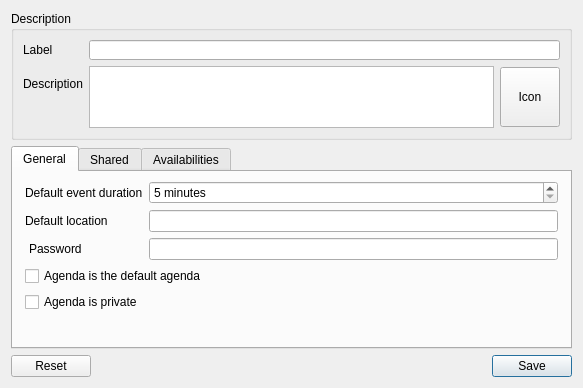
<?xml version="1.0" encoding="UTF-8"?>
<ui version="4.0">
 <class>Agenda::UserCalendarEditorWidget</class>
 <widget class="QWidget" name="Agenda::UserCalendarEditorWidget">
  <property name="geometry">
   <rect>
    <x>0</x>
    <y>0</y>
    <width>583</width>
    <height>388</height>
   </rect>
  </property>
  <property name="windowTitle">
   <string>Form</string>
  </property>
  <layout class="QGridLayout" name="gridLayout_3">
   <item row="2" column="0">
    <widget class="QDialogButtonBox" name="buttonBox">
     <property name="standardButtons">
      <set>QDialogButtonBox::Reset|QDialogButtonBox::Save</set>
     </property>
    </widget>
   </item>
   <item row="1" column="0">
    <widget class="QTabWidget" name="tabWidget">
     <property name="currentIndex">
      <number>0</number>
     </property>
     <widget class="QWidget" name="tabGeneral">
      <attribute name="title">
       <string>General</string>
      </attribute>
      <layout class="QFormLayout" name="formLayout">
       <property name="leftMargin">
        <number>12</number>
       </property>
       <property name="rightMargin">
        <number>12</number>
       </property>
       <property name="bottomMargin">
        <number>12</number>
       </property>
       <item row="0" column="0">
        <widget class="QLabel" name="defaultDurationLabel">
         <property name="text">
          <string>Default event duration</string>
         </property>
        </widget>
       </item>
       <item row="0" column="1">
        <widget class="QSpinBox" name="defaultDuration">
         <property name="suffix">
          <string> minutes</string>
         </property>
         <property name="minimum">
          <number>5</number>
         </property>
         <property name="maximum">
          <number>2000</number>
         </property>
         <property name="singleStep">
          <number>5</number>
         </property>
        </widget>
       </item>
       <item row="2" column="0">
        <widget class="QLabel" name="defaultLocationLabel">
         <property name="text">
          <string>Default location</string>
         </property>
        </widget>
       </item>
       <item row="2" column="1">
        <widget class="QLineEdit" name="defaultLocationEdit"/>
       </item>
       <item row="4" column="0">
        <widget class="QLabel" name="passwordLabel">
         <property name="text">
          <string>Password</string>
         </property>
         <property name="indent">
          <number>4</number>
         </property>
        </widget>
       </item>
       <item row="4" column="1">
        <widget class="QLineEdit" name="passwordEdit"/>
       </item>
       <item row="6" column="0" colspan="2">
        <widget class="QCheckBox" name="isDefaultCheck">
         <property name="text">
          <string>Agenda is the default agenda</string>
         </property>
        </widget>
       </item>
       <item row="7" column="0" colspan="2">
        <widget class="QCheckBox" name="isPrivateCheck">
         <property name="text">
          <string>Agenda is private</string>
         </property>
        </widget>
       </item>
      </layout>
     </widget>
     <widget class="QWidget" name="tabDelegates">
      <attribute name="title">
       <string>Shared</string>
      </attribute>
      <layout class="QGridLayout" name="gridLayout_5">
       <property name="leftMargin">
        <number>12</number>
       </property>
       <property name="rightMargin">
        <number>12</number>
       </property>
       <property name="bottomMargin">
        <number>12</number>
       </property>
       <item row="0" column="0">
        <widget class="Agenda::Internal::UserCalendarDelegatesMapperWidget" name="userCalendarDelegatesWidget" native="true">
         <property name="sizePolicy">
          <sizepolicy hsizetype="Expanding" vsizetype="Expanding">
           <horstretch>0</horstretch>
           <verstretch>0</verstretch>
          </sizepolicy>
         </property>
        </widget>
       </item>
      </layout>
     </widget>
     <widget class="QWidget" name="tabAvailabilities">
      <attribute name="title">
       <string>Availabilities</string>
      </attribute>
      <layout class="QGridLayout" name="gridLayout_4">
       <property name="leftMargin">
        <number>12</number>
       </property>
       <property name="rightMargin">
        <number>12</number>
       </property>
       <property name="bottomMargin">
        <number>12</number>
       </property>
       <item row="0" column="0" rowspan="4">
        <widget class="QTreeView" name="availabilityView">
         <property name="editTriggers">
          <set>QAbstractItemView::NoEditTriggers</set>
         </property>
         <attribute name="headerVisible">
          <bool>false</bool>
         </attribute>
        </widget>
       </item>
       <item row="0" column="1">
        <widget class="QPushButton" name="addAvailability">
         <property name="text">
          <string>Add</string>
         </property>
        </widget>
       </item>
       <item row="2" column="1">
        <widget class="QPushButton" name="clearAvail">
         <property name="enabled">
          <bool>false</bool>
         </property>
         <property name="text">
          <string>Clear</string>
         </property>
        </widget>
       </item>
       <item row="1" column="1">
        <widget class="QPushButton" name="removeAvail">
         <property name="text">
          <string>Remove</string>
         </property>
        </widget>
       </item>
      </layout>
     </widget>
    </widget>
   </item>
   <item row="0" column="0">
    <widget class="QGroupBox" name="groupBox">
     <property name="title">
      <string>Description</string>
     </property>
     <layout class="QFormLayout" name="formLayout_2">
      <property name="fieldGrowthPolicy">
       <enum>QFormLayout::ExpandingFieldsGrow</enum>
      </property>
      <item row="0" column="0">
       <widget class="QLabel" name="label">
        <property name="minimumSize">
         <size>
          <width>0</width>
          <height>20</height>
         </size>
        </property>
        <property name="text">
         <string>Label</string>
        </property>
       </widget>
      </item>
      <item row="0" column="1">
       <widget class="QLineEdit" name="calendarLabel">
        <property name="minimumSize">
         <size>
          <width>0</width>
          <height>20</height>
         </size>
        </property>
       </widget>
      </item>
      <item row="1" column="0">
       <widget class="QLabel" name="descriptionLabel">
        <property name="sizePolicy">
         <sizepolicy hsizetype="Preferred" vsizetype="Preferred">
          <horstretch>0</horstretch>
          <verstretch>0</verstretch>
         </sizepolicy>
        </property>
        <property name="minimumSize">
         <size>
          <width>0</width>
          <height>20</height>
         </size>
        </property>
        <property name="text">
         <string>Description</string>
        </property>
       </widget>
      </item>
      <item row="1" column="1">
       <layout class="QHBoxLayout" name="horizontalLayout">
        <item>
         <widget class="QTextEdit" name="description">
          <property name="minimumSize">
           <size>
            <width>0</width>
            <height>50</height>
           </size>
          </property>
          <property name="maximumSize">
           <size>
            <width>16777215</width>
            <height>100</height>
           </size>
          </property>
         </widget>
        </item>
        <item>
         <widget class="QPushButton" name="selectIconButton">
          <property name="sizePolicy">
           <sizepolicy hsizetype="Fixed" vsizetype="Fixed">
            <horstretch>0</horstretch>
            <verstretch>0</verstretch>
           </sizepolicy>
          </property>
          <property name="minimumSize">
           <size>
            <width>60</width>
            <height>60</height>
           </size>
          </property>
          <property name="maximumSize">
           <size>
            <width>60</width>
            <height>60</height>
           </size>
          </property>
          <property name="text">
           <string>Icon</string>
          </property>
         </widget>
        </item>
       </layout>
      </item>
     </layout>
    </widget>
   </item>
  </layout>
 </widget>
 <customwidgets>
  <customwidget>
   <class>Agenda::Internal::UserCalendarDelegatesMapperWidget</class>
   <extends>QWidget</extends>
   <header location="global">agendaplugin/usercalendardelegatesmapper.h</header>
   <container>1</container>
  </customwidget>
 </customwidgets>
 <resources/>
 <connections/>
</ui>
